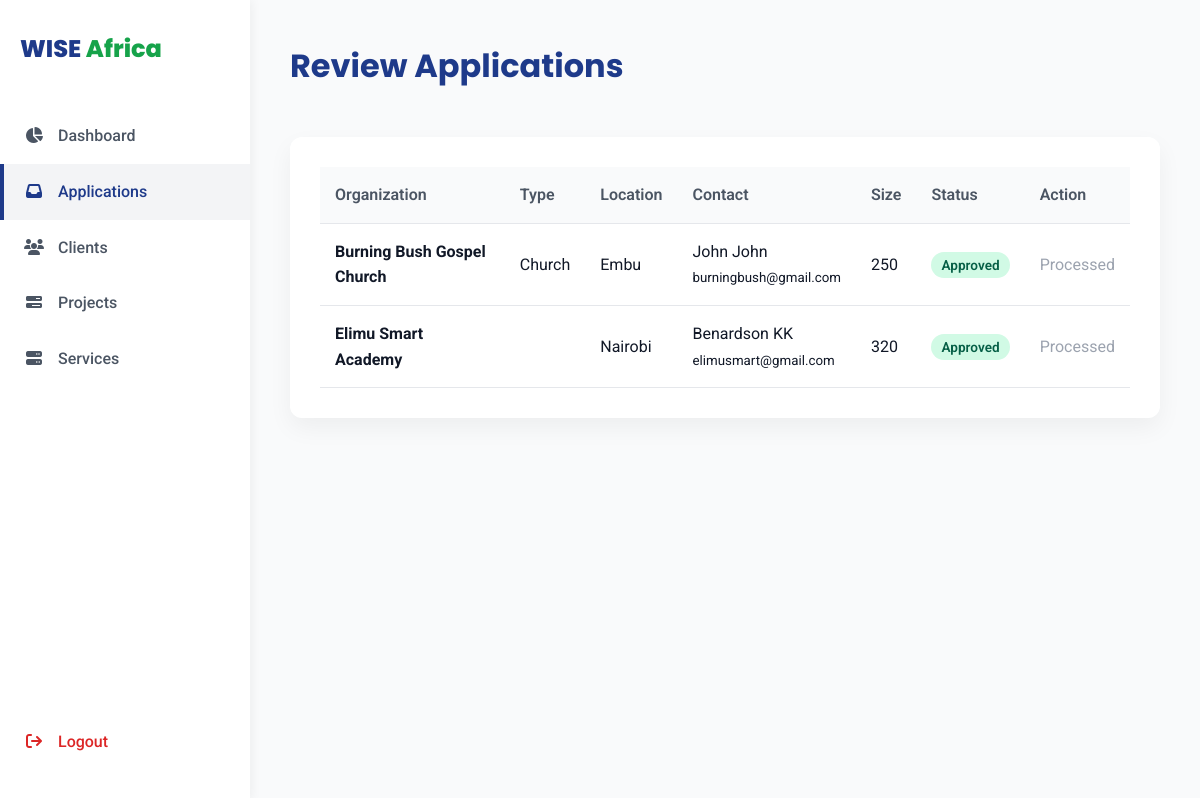
The app's page /admin/applications.php (signed in) with its own data.
### tables this page shows
CREATE TABLE `applications` (
  `id` int(11) NOT NULL,
  `organization_name` varchar(255) NOT NULL,
  `organization_type` varchar(50) NOT NULL,
  `location` varchar(255) NOT NULL,
  `contact_person` varchar(255) NOT NULL,
  `email` varchar(255) NOT NULL,
  `phone` varchar(50) NOT NULL,
  `size_count` int(11) NOT NULL,
  `status` enum('pending','approved','rejected') DEFAULT 'pending',
  `applied_at` timestamp NOT NULL DEFAULT CURRENT_TIMESTAMP
);

### admin/applications.php (the view, shortened to what this page needs)
<?php
require_once '../includes/db.php';
$apps = $conn->query("SELECT * FROM applications ORDER BY applied_at DESC");
?>
<!DOCTYPE html>
<html lang="en">
<head>
    <link rel="stylesheet" href="https://cdnjs.cloudflare.com/ajax/libs/font-awesome/6.4.0/css/all.min.css">
    <link rel="stylesheet" href="../assets/css/style.css">
</head>
<body>
    <div class="admin-layout">
        <?php include 'sidebar.php'; ?>
        <main class="main-content">
            <div class="topbar fade-in">
                <h1>Review Applications</h1>
            </div>
            <div class="card fade-in">
                <table>
                    <thead>
                        <tr>
                            <th>Organization</th>
                            <th>Type</th>
                            <th>Location</th>
                            <th>Contact</th>
                            <th>Size</th>
                            <th>Status</th>
                            <th>Action</th>
                        </tr>
                    </thead>
                    <tbody>
                        <?php if ($apps->num_rows > 0): ?>
                            <?php while($row = $apps->fetch_assoc()): ?>
                                <tr>
                                    <td><strong><?php echo htmlspecialchars($row['organization_name']); ?></strong></td>
                                    <td><?php echo htmlspecialchars($row['organization_type']); ?></td>
                                    <td><?php echo htmlspecialchars($row['location']); ?></td>
                                    <td><?php echo htmlspecialchars($row['contact_person']); ?><br><small><?php echo htmlspecialchars($row['email']); ?></small></td>
                                    <td><?php echo htmlspecialchars($row['size_count']); ?></td>
                                    <td>
                                        <span class="badge badge-<?php echo $row['status']; ?>"><?php echo ucfirst($row['status']); ?></span>
                                    </td>
                                    <td>
                                        <?php if ($row['status'] == 'pending'): ?>
                                            <form action="applications.php" method="POST" style="display:inline;" onsubmit="return confirm('Approve this application and auto-generate client account?');">
                                                <input type="hidden" name="action" value="approve">
                                                <input type="hidden" name="app_id" value="<?php echo $row['id']; ?>">
                                                <button type="submit" class="btn btn-primary" style="padding: 8px 15px; font-size: 0.9rem;">Approve</button>
                                            </form>
                                        <?php else: ?>
                                            <span style="color: #9CA3AF;">Processed</span>
                                        <?php endif; ?>
                                    </td>
                                </tr>
                            <?php endwhile; ?>
                        <?php else: ?>
                            <tr><td colspan="7" style="text-align: center; padding: 30px;">No applications found.</td></tr>
                        <?php endif; ?>
                    </tbody>
                </table>
            </div>
        </main>
    </div>
</body>
</html>

### assets/css/style.css (style rules this page uses)
:root { --primary-blue: #1E3A8A; --secondary-green: #16A34A; --light-bg: #F9FAFB; --dark-text: #111827; --accent: #2563EB; --white: #FFFFFF; --border-radius: 12px; --box-shadow: 0 10px 25px rgba(0, 0, 0, 0.05); --hover-shadow: 0 15px 35px rgba(0, 0, 0, 0.1); --transition-speed: 0.3s; }
* { margin: 0; padding: 0; box-sizing: border-box; }
html { scroll-behavior: smooth; }
body { font-family: 'Roboto', 'Open Sans', sans-serif; color: var(--dark-text); background-color: var(--light-bg); line-height: 1.6; }
h1, h2, h3, h4, h5, h6 { font-family: 'Poppins', 'Montserrat', sans-serif; font-weight: 700; margin-bottom: 1rem; color: var(--primary-blue); }
.fade-in { opacity: 0; animation: fadeIn ease-in 1; animation-fill-mode: forwards; animation-duration: 0.8s; }

### admin/applications.php (style rules this page uses)
.admin-layout { display: flex; min-height: 100vh; background: var(--light-bg); }
.main-content { flex: 1; padding: 40px; overflow-y: auto; }
.topbar { display: flex; justify-content: space-between; align-items: center; margin-bottom: 30px; }
.card { background: var(--white); padding: 30px; border-radius: var(--border-radius); box-shadow: var(--box-shadow); overflow-x: auto; }
table { width: 100%; border-collapse: collapse; min-width: 800px; }
th, td { padding: 15px; text-align: left; border-bottom: 1px solid #E5E7EB; }
th { font-weight: 600; color: #4B5563; background: #F9FAFB; }
.badge { padding: 5px 10px; border-radius: 20px; font-size: 0.85rem; font-weight: 600; }
.badge-approved { background: #D1FAE5; color: #065F46; }

### records on screen
applications: organization_name "Burning Bush Gospel Church", organization_type "Church", location "Embu", contact_person "John John", email "burningbush@gmail.com", size_count "250", status "Approved", shows "Processed"
applications: organization_name "Elimu Smart Academy", location "Nairobi", contact_person "Benardson KK", email "elimusmart@gmail.com", size_count "320", status "Approved", shows "Processed"
